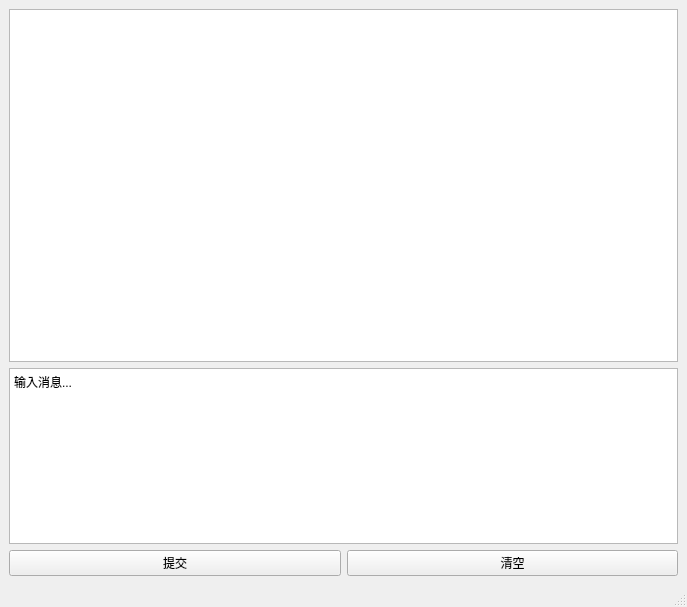
<?xml version="1.0" encoding="UTF-8"?>
<ui version="4.0">
 <class>chat_interface</class>
 <widget class="QMainWindow" name="chat_interface">
  <property name="geometry">
   <rect>
    <x>0</x>
    <y>0</y>
    <width>687</width>
    <height>607</height>
   </rect>
  </property>
  <property name="windowTitle">
   <string>MainWindow</string>
  </property>
  <widget class="QWidget" name="centralwidget">
   <layout class="QHBoxLayout" name="horizontalLayout_2">
    <item>
     <layout class="QVBoxLayout" name="verticalLayout">
      <item>
       <widget class="QTextBrowser" name="chat_history">
        <property name="sizePolicy">
         <sizepolicy hsizetype="Expanding" vsizetype="Expanding">
          <horstretch>1</horstretch>
          <verstretch>6</verstretch>
         </sizepolicy>
        </property>
       </widget>
      </item>
      <item>
       <widget class="QTextEdit" name="text_input">
        <property name="sizePolicy">
         <sizepolicy hsizetype="Expanding" vsizetype="Expanding">
          <horstretch>1</horstretch>
          <verstretch>3</verstretch>
         </sizepolicy>
        </property>
        <property name="html">
         <string>&lt;!DOCTYPE HTML PUBLIC &quot;-//W3C//DTD HTML 4.0//EN&quot; &quot;http://www.w3.org/TR/REC-html40/strict.dtd&quot;&gt;
&lt;html&gt;&lt;head&gt;&lt;meta name=&quot;qrichtext&quot; content=&quot;1&quot; /&gt;&lt;style type=&quot;text/css&quot;&gt;
p, li { white-space: pre-wrap; }
&lt;/style&gt;&lt;/head&gt;&lt;body style=&quot; font-family:'SimSun'; font-size:9pt; font-weight:400; font-style:normal;&quot;&gt;
&lt;p style=&quot; margin-top:0px; margin-bottom:0px; margin-left:0px; margin-right:0px; -qt-block-indent:0; text-indent:0px;&quot;&gt;输入消息...&lt;/p&gt;&lt;/body&gt;&lt;/html&gt;</string>
        </property>
       </widget>
      </item>
      <item>
       <layout class="QHBoxLayout" name="horizontalLayout">
        <item>
         <widget class="QPushButton" name="send_btn">
          <property name="sizePolicy">
           <sizepolicy hsizetype="Minimum" vsizetype="Fixed">
            <horstretch>2</horstretch>
            <verstretch>3</verstretch>
           </sizepolicy>
          </property>
          <property name="text">
           <string>提交</string>
          </property>
         </widget>
        </item>
        <item>
         <widget class="QPushButton" name="clear_btn">
          <property name="sizePolicy">
           <sizepolicy hsizetype="Minimum" vsizetype="Fixed">
            <horstretch>2</horstretch>
            <verstretch>3</verstretch>
           </sizepolicy>
          </property>
          <property name="text">
           <string>清空</string>
          </property>
         </widget>
        </item>
       </layout>
      </item>
     </layout>
    </item>
   </layout>
  </widget>
  <widget class="QMenuBar" name="menubar">
   <property name="geometry">
    <rect>
     <x>0</x>
     <y>0</y>
     <width>687</width>
     <height>22</height>
    </rect>
   </property>
  </widget>
  <widget class="QStatusBar" name="statusbar"/>
 </widget>
 <resources/>
 <connections/>
</ui>
